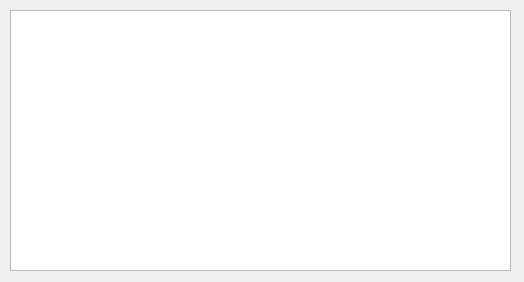
<?xml version="1.0" encoding="UTF-8"?>
<ui version="4.0">
 <class>frameBitacora</class>
 <widget class="QDialog" name="frameBitacora">
  <property name="geometry">
   <rect>
    <x>0</x>
    <y>0</y>
    <width>524</width>
    <height>282</height>
   </rect>
  </property>
  <property name="windowTitle">
   <string>Dialog</string>
  </property>
  <widget class="QTextEdit" name="textEdit">
   <property name="geometry">
    <rect>
     <x>10</x>
     <y>10</y>
     <width>501</width>
     <height>261</height>
    </rect>
   </property>
  </widget>
 </widget>
 <resources/>
 <connections/>
</ui>
